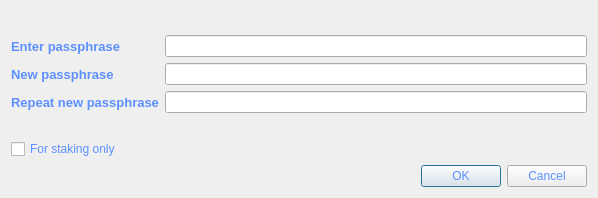
<?xml version="1.0" encoding="UTF-8"?>
<ui version="4.0">
 <class>AskPassphraseDialog</class>
 <widget class="QDialog" name="AskPassphraseDialog">
  <property name="geometry">
   <rect>
    <x>0</x>
    <y>0</y>
    <width>598</width>
    <height>198</height>
   </rect>
  </property>
  <property name="sizePolicy">
   <sizepolicy hsizetype="Preferred" vsizetype="Minimum">
    <horstretch>0</horstretch>
    <verstretch>0</verstretch>
   </sizepolicy>
  </property>
  <property name="minimumSize">
   <size>
    <width>550</width>
    <height>0</height>
   </size>
  </property>
  <property name="windowTitle">
   <string>Passphrase Dialog</string>
  </property>
  <property name="styleSheet">
   <string notr="true">background-image: url(:/images/bkg2);
color: rgb(93, 144, 255);</string>
  </property>
  <layout class="QVBoxLayout" name="verticalLayout">
   <item>
    <widget class="QLabel" name="warningLabel">
     <property name="textFormat">
      <enum>Qt::RichText</enum>
     </property>
     <property name="wordWrap">
      <bool>true</bool>
     </property>
    </widget>
   </item>
   <item>
    <layout class="QFormLayout" name="formLayout">
     <property name="fieldGrowthPolicy">
      <enum>QFormLayout::AllNonFixedFieldsGrow</enum>
     </property>
     <item row="0" column="0">
      <widget class="QLabel" name="passLabel1">
       <property name="font">
        <font>
         <pointsize>10</pointsize>
         <weight>75</weight>
         <bold>true</bold>
        </font>
       </property>
       <property name="text">
        <string>Enter passphrase</string>
       </property>
      </widget>
     </item>
     <item row="0" column="1">
      <widget class="QLineEdit" name="passEdit1">
       <property name="echoMode">
        <enum>QLineEdit::Password</enum>
       </property>
      </widget>
     </item>
     <item row="1" column="0">
      <widget class="QLabel" name="passLabel2">
       <property name="font">
        <font>
         <pointsize>10</pointsize>
         <weight>75</weight>
         <bold>true</bold>
        </font>
       </property>
       <property name="text">
        <string>New passphrase</string>
       </property>
      </widget>
     </item>
     <item row="1" column="1">
      <widget class="QLineEdit" name="passEdit2">
       <property name="echoMode">
        <enum>QLineEdit::Password</enum>
       </property>
      </widget>
     </item>
     <item row="2" column="0">
      <widget class="QLabel" name="passLabel3">
       <property name="font">
        <font>
         <pointsize>10</pointsize>
         <weight>75</weight>
         <bold>true</bold>
        </font>
       </property>
       <property name="text">
        <string>Repeat new passphrase</string>
       </property>
      </widget>
     </item>
     <item row="2" column="1">
      <widget class="QLineEdit" name="passEdit3">
       <property name="echoMode">
        <enum>QLineEdit::Password</enum>
       </property>
      </widget>
     </item>
     <item row="3" column="1">
      <widget class="QLabel" name="capsLabel">
       <property name="font">
        <font>
         <weight>75</weight>
         <bold>true</bold>
        </font>
       </property>
       <property name="text">
        <string/>
       </property>
       <property name="alignment">
        <set>Qt::AlignCenter</set>
       </property>
      </widget>
     </item>
     <item row="4" column="0">
      <widget class="QCheckBox" name="stakingCheckBox">
       <property name="enabled">
        <bool>true</bool>
       </property>
       <property name="visible">
        <bool>false</bool>
       </property>
       <property name="toolTip">
        <string>Serves to disable the trivial sendmoney when OS account compromised. Provides no real security.</string>
       </property>
       <property name="text">
        <string>For staking only</string>
       </property>
      </widget>
     </item>
    </layout>
   </item>
   <item>
    <widget class="QDialogButtonBox" name="buttonBox">
     <property name="orientation">
      <enum>Qt::Horizontal</enum>
     </property>
     <property name="standardButtons">
      <set>QDialogButtonBox::Cancel|QDialogButtonBox::Ok</set>
     </property>
    </widget>
   </item>
  </layout>
 </widget>
 <resources/>
 <connections>
  <connection>
   <sender>buttonBox</sender>
   <signal>accepted()</signal>
   <receiver>AskPassphraseDialog</receiver>
   <slot>accept()</slot>
   <hints>
    <hint type="sourcelabel">
     <x>248</x>
     <y>254</y>
    </hint>
    <hint type="destinationlabel">
     <x>157</x>
     <y>274</y>
    </hint>
   </hints>
  </connection>
  <connection>
   <sender>buttonBox</sender>
   <signal>rejected()</signal>
   <receiver>AskPassphraseDialog</receiver>
   <slot>reject()</slot>
   <hints>
    <hint type="sourcelabel">
     <x>316</x>
     <y>260</y>
    </hint>
    <hint type="destinationlabel">
     <x>286</x>
     <y>274</y>
    </hint>
   </hints>
  </connection>
 </connections>
</ui>
